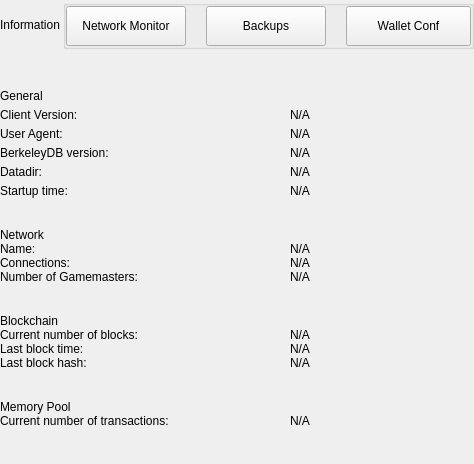
<?xml version="1.0" encoding="UTF-8"?>
<ui version="4.0">
 <class>SettingsInformationWidget</class>
 <widget class="QWidget" name="SettingsInformationWidget">
  <property name="geometry">
   <rect>
    <x>0</x>
    <y>0</y>
    <width>474</width>
    <height>464</height>
   </rect>
  </property>
  <property name="windowTitle">
   <string notr="true">N/A</string>
  </property>
  <layout class="QVBoxLayout" name="verticalLayout">
   <property name="spacing">
    <number>0</number>
   </property>
   <property name="leftMargin">
    <number>0</number>
   </property>
   <property name="topMargin">
    <number>0</number>
   </property>
   <property name="rightMargin">
    <number>0</number>
   </property>
   <property name="bottomMargin">
    <number>0</number>
   </property>
   <item>
    <widget class="QWidget" name="left" native="true">
     <layout class="QVBoxLayout" name="verticalLayout_3">
      <property name="leftMargin">
       <number>0</number>
      </property>
      <property name="topMargin">
       <number>0</number>
      </property>
      <property name="rightMargin">
       <number>0</number>
      </property>
      <property name="bottomMargin">
       <number>0</number>
      </property>
      <item>
       <layout class="QVBoxLayout" name="verticalLayout_2">
        <property name="spacing">
         <number>0</number>
        </property>
        <item>
         <layout class="QHBoxLayout" name="horizontalLayout_3">
          <property name="spacing">
           <number>0</number>
          </property>
          <item>
           <widget class="QLabel" name="labelTitle">
            <property name="text">
             <string>Information</string>
            </property>
           </widget>
          </item>
          <item>
           <spacer name="horizontalSpacer">
            <property name="orientation">
             <enum>Qt::Horizontal</enum>
            </property>
            <property name="sizeHint" stdset="0">
             <size>
              <width>40</width>
              <height>20</height>
             </size>
            </property>
           </spacer>
          </item>
          <item>
           <widget class="QGroupBox" name="groupBox">
            <property name="title">
             <string/>
            </property>
            <layout class="QHBoxLayout" name="horizontalLayout_4">
             <property name="spacing">
              <number>20</number>
             </property>
             <property name="leftMargin">
              <number>0</number>
             </property>
             <property name="topMargin">
              <number>0</number>
             </property>
             <property name="rightMargin">
              <number>0</number>
             </property>
             <property name="bottomMargin">
              <number>0</number>
             </property>
             <item>
              <widget class="QPushButton" name="pushButtonNetworkMonitor">
               <property name="minimumSize">
                <size>
                 <width>120</width>
                 <height>40</height>
                </size>
               </property>
               <property name="maximumSize">
                <size>
                 <width>16777215</width>
                 <height>40</height>
                </size>
               </property>
               <property name="focusPolicy">
                <enum>Qt::NoFocus</enum>
               </property>
               <property name="text">
                <string>Network Monitor</string>
               </property>
              </widget>
             </item>
             <item>
              <widget class="QPushButton" name="pushButtonBackups">
               <property name="minimumSize">
                <size>
                 <width>120</width>
                 <height>40</height>
                </size>
               </property>
               <property name="maximumSize">
                <size>
                 <width>120</width>
                 <height>40</height>
                </size>
               </property>
               <property name="focusPolicy">
                <enum>Qt::NoFocus</enum>
               </property>
               <property name="text">
                <string>Backups</string>
               </property>
               <property name="checkable">
                <bool>false</bool>
               </property>
               <property name="autoExclusive">
                <bool>false</bool>
               </property>
              </widget>
             </item>
             <item>
              <widget class="QPushButton" name="pushButtonFile">
               <property name="minimumSize">
                <size>
                 <width>125</width>
                 <height>40</height>
                </size>
               </property>
               <property name="maximumSize">
                <size>
                 <width>125</width>
                 <height>40</height>
                </size>
               </property>
               <property name="focusPolicy">
                <enum>Qt::NoFocus</enum>
               </property>
               <property name="text">
                <string>Wallet Conf</string>
               </property>
               <property name="checkable">
                <bool>false</bool>
               </property>
               <property name="checked">
                <bool>false</bool>
               </property>
               <property name="autoExclusive">
                <bool>false</bool>
               </property>
              </widget>
             </item>
            </layout>
           </widget>
          </item>
         </layout>
        </item>
        <item>
         <spacer name="verticalSpacer_2">
          <property name="orientation">
           <enum>Qt::Vertical</enum>
          </property>
          <property name="sizeType">
           <enum>QSizePolicy::Fixed</enum>
          </property>
          <property name="sizeHint" stdset="0">
           <size>
            <width>20</width>
            <height>40</height>
           </size>
          </property>
         </spacer>
        </item>
        <item>
         <widget class="QWidget" name="layoutOptions1" native="true">
          <layout class="QVBoxLayout" name="verticalLayout_9">
           <property name="spacing">
            <number>5</number>
           </property>
           <property name="leftMargin">
            <number>0</number>
           </property>
           <property name="topMargin">
            <number>0</number>
           </property>
           <property name="rightMargin">
            <number>0</number>
           </property>
           <property name="bottomMargin">
            <number>10</number>
           </property>
           <item>
            <widget class="QLabel" name="labelTitleGeneral">
             <property name="text">
              <string>General</string>
             </property>
            </widget>
           </item>
           <item>
            <layout class="QHBoxLayout" name="horizontalLayout" stretch="0,1">
             <property name="spacing">
              <number>0</number>
             </property>
             <item>
              <widget class="QLabel" name="labelTitleClient">
               <property name="minimumSize">
                <size>
                 <width>290</width>
                 <height>0</height>
                </size>
               </property>
               <property name="maximumSize">
                <size>
                 <width>290</width>
                 <height>16777215</height>
                </size>
               </property>
               <property name="text">
                <string>Client Version:</string>
               </property>
              </widget>
             </item>
             <item>
              <widget class="QLabel" name="labelInfoClient">
               <property name="cursor">
                <cursorShape>IBeamCursor</cursorShape>
               </property>
               <property name="textInteractionFlags">
                <set>Qt::LinksAccessibleByMouse|Qt::TextSelectableByKeyboard|Qt::TextSelectableByMouse</set>
               </property>
               <property name="text">
                <string notr="true">N/A</string>
               </property>
              </widget>
             </item>
            </layout>
           </item>
           <item>
            <layout class="QHBoxLayout" name="horizontalAgent" stretch="0,1">
             <property name="spacing">
              <number>0</number>
             </property>
             <item>
              <widget class="QLabel" name="labelTitleAgent">
               <property name="minimumSize">
                <size>
                 <width>290</width>
                 <height>0</height>
                </size>
               </property>
               <property name="maximumSize">
                <size>
                 <width>290</width>
                 <height>16777215</height>
                </size>
               </property>
               <property name="text">
                <string>User Agent:</string>
               </property>
              </widget>
             </item>
             <item>
              <widget class="QLabel" name="labelInfoAgent">
               <property name="cursor">
                <cursorShape>IBeamCursor</cursorShape>
               </property>
               <property name="textInteractionFlags">
                <set>Qt::LinksAccessibleByMouse|Qt::TextSelectableByKeyboard|Qt::TextSelectableByMouse</set>
               </property>
               <property name="text">
                <string notr="true">N/A</string>
               </property>
              </widget>
             </item>
            </layout>
           </item>
           <item>
            <layout class="QHBoxLayout" name="horizontalBerkely" stretch="0,1">
             <property name="spacing">
              <number>0</number>
             </property>
             <item>
              <widget class="QLabel" name="labelTitleBerkeley">
               <property name="minimumSize">
                <size>
                 <width>290</width>
                 <height>0</height>
                </size>
               </property>
               <property name="maximumSize">
                <size>
                 <width>290</width>
                 <height>16777215</height>
                </size>
               </property>
               <property name="text">
                <string>BerkeleyDB version:</string>
               </property>
              </widget>
             </item>
             <item>
              <widget class="QLabel" name="labelInfoBerkeley">
               <property name="cursor">
                <cursorShape>IBeamCursor</cursorShape>
               </property>
               <property name="textInteractionFlags">
                <set>Qt::LinksAccessibleByMouse|Qt::TextSelectableByKeyboard|Qt::TextSelectableByMouse</set>
               </property>
               <property name="text">
                <string notr="true">N/A</string>
               </property>
              </widget>
             </item>
            </layout>
           </item>
           <item>
            <layout class="QHBoxLayout" name="horizontalDataDir" stretch="0,1">
             <property name="spacing">
              <number>0</number>
             </property>
             <item>
              <widget class="QLabel" name="labelTitleDataDir">
               <property name="minimumSize">
                <size>
                 <width>290</width>
                 <height>0</height>
                </size>
               </property>
               <property name="maximumSize">
                <size>
                 <width>290</width>
                 <height>16777215</height>
                </size>
               </property>
               <property name="text">
                <string>Datadir:</string>
               </property>
              </widget>
             </item>
             <item>
              <widget class="QLabel" name="labelInfoDataDir">
               <property name="cursor">
                <cursorShape>IBeamCursor</cursorShape>
               </property>
               <property name="textInteractionFlags">
                <set>Qt::LinksAccessibleByMouse|Qt::TextSelectableByKeyboard|Qt::TextSelectableByMouse</set>
               </property>
               <property name="text">
                <string notr="true">N/A</string>
               </property>
               <property name="wordWrap">
                <bool>true</bool>
               </property>
              </widget>
             </item>
            </layout>
           </item>
           <item>
            <layout class="QHBoxLayout" name="horizontalTime" stretch="0,1">
             <property name="spacing">
              <number>0</number>
             </property>
             <item>
              <widget class="QLabel" name="labelTitleTime">
               <property name="minimumSize">
                <size>
                 <width>290</width>
                 <height>0</height>
                </size>
               </property>
               <property name="maximumSize">
                <size>
                 <width>290</width>
                 <height>16777215</height>
                </size>
               </property>
               <property name="text">
                <string>Startup time:</string>
               </property>
              </widget>
             </item>
             <item>
              <widget class="QLabel" name="labelInfoTime">
               <property name="cursor">
                <cursorShape>IBeamCursor</cursorShape>
               </property>
               <property name="textInteractionFlags">
                <set>Qt::LinksAccessibleByMouse|Qt::TextSelectableByKeyboard|Qt::TextSelectableByMouse</set>
               </property>
               <property name="text">
                <string notr="true">N/A</string>
               </property>
              </widget>
             </item>
            </layout>
           </item>
          </layout>
         </widget>
        </item>
        <item>
         <spacer name="verticalSpacer_3">
          <property name="orientation">
           <enum>Qt::Vertical</enum>
          </property>
          <property name="sizeType">
           <enum>QSizePolicy::Minimum</enum>
          </property>
          <property name="sizeHint" stdset="0">
           <size>
            <width>20</width>
            <height>20</height>
           </size>
          </property>
         </spacer>
        </item>
        <item>
         <widget class="QLabel" name="labelTitleNetwork">
          <property name="text">
           <string>Network</string>
          </property>
         </widget>
        </item>
        <item>
         <layout class="QHBoxLayout" name="horizontalName" stretch="0,1">
          <property name="spacing">
           <number>0</number>
          </property>
          <item>
           <widget class="QLabel" name="labelTitleName">
            <property name="minimumSize">
             <size>
              <width>290</width>
              <height>0</height>
             </size>
            </property>
            <property name="maximumSize">
             <size>
              <width>290</width>
              <height>16777215</height>
             </size>
            </property>
            <property name="text">
             <string>Name:</string>
            </property>
           </widget>
          </item>
          <item>
           <widget class="QLabel" name="labelInfoName">
            <property name="cursor">
             <cursorShape>IBeamCursor</cursorShape>
            </property>
            <property name="textInteractionFlags">
             <set>Qt::LinksAccessibleByMouse|Qt::TextSelectableByKeyboard|Qt::TextSelectableByMouse</set>
            </property>
            <property name="text">
             <string notr="true">N/A</string>
            </property>
           </widget>
          </item>
         </layout>
        </item>
        <item>
         <layout class="QHBoxLayout" name="horizontalConnections" stretch="0,1">
          <property name="spacing">
           <number>0</number>
          </property>
          <item>
           <widget class="QLabel" name="labelTitleConnections">
            <property name="minimumSize">
             <size>
              <width>290</width>
              <height>0</height>
             </size>
            </property>
            <property name="maximumSize">
             <size>
              <width>290</width>
              <height>16777215</height>
             </size>
            </property>
            <property name="text">
             <string>Connections:</string>
            </property>
           </widget>
          </item>
          <item>
           <widget class="QLabel" name="labelInfoConnections">
            <property name="cursor">
             <cursorShape>IBeamCursor</cursorShape>
            </property>
            <property name="textInteractionFlags">
             <set>Qt::LinksAccessibleByMouse|Qt::TextSelectableByKeyboard|Qt::TextSelectableByMouse</set>
            </property>
            <property name="text">
             <string notr="true">N/A</string>
            </property>
           </widget>
          </item>
         </layout>
        </item>
        <item>
         <widget class="QWidget" name="layoutOptions2" native="true">
          <layout class="QHBoxLayout" name="horizontalGamemasters" stretch="0,1">
           <property name="spacing">
             <number>0</number>
           </property>
           <property name="leftMargin">
            <number>0</number>
           </property>
           <property name="topMargin">
            <number>0</number>
           </property>
           <property name="rightMargin">
            <number>0</number>
           </property>
           <property name="bottomMargin">
            <number>10</number>
           </property>
           <item>
            <widget class="QLabel" name="labelTitleGamemasters">
             <property name="minimumSize">
              <size>
               <width>290</width>
               <height>0</height>
              </size>
             </property>
             <property name="maximumSize">
              <size>
               <width>290</width>
               <height>16777215</height>
              </size>
             </property>
             <property name="text">
              <string>Number of Gamemasters:</string>
             </property>
            </widget>
           </item>
           <item>
            <widget class="QLabel" name="labelInfoGamemasters">
             <property name="cursor">
              <cursorShape>IBeamCursor</cursorShape>
             </property>
             <property name="textInteractionFlags">
              <set>Qt::LinksAccessibleByMouse|Qt::TextSelectableByKeyboard|Qt::TextSelectableByMouse</set>
             </property>
             <property name="text">
              <string notr="true">N/A</string>
             </property>
            </widget>
           </item>
          </layout>
         </widget>
        </item>
        <item>
         <spacer name="verticalSpacer_4">
          <property name="orientation">
           <enum>Qt::Vertical</enum>
          </property>
          <property name="sizeType">
           <enum>QSizePolicy::Minimum</enum>
          </property>
          <property name="sizeHint" stdset="0">
           <size>
            <width>20</width>
            <height>20</height>
           </size>
          </property>
         </spacer>
        </item>
        <item>
         <widget class="QLabel" name="labelTitleBlockchain">
          <property name="text">
           <string>Blockchain</string>
          </property>
         </widget>
        </item>
        <item>
         <layout class="QHBoxLayout" name="horizontalBlockNumber" stretch="0,1">
          <property name="spacing">
           <number>0</number>
          </property>
          <item>
           <widget class="QLabel" name="labelTitleBlockNumber">
            <property name="minimumSize">
             <size>
              <width>290</width>
              <height>0</height>
             </size>
            </property>
            <property name="maximumSize">
             <size>
              <width>290</width>
              <height>16777215</height>
             </size>
            </property>
            <property name="text">
             <string>Current number of blocks:</string>
            </property>
           </widget>
          </item>
          <item>
           <widget class="QLabel" name="labelInfoBlockNumber">
            <property name="cursor">
             <cursorShape>IBeamCursor</cursorShape>
            </property>
            <property name="textInteractionFlags">
             <set>Qt::LinksAccessibleByMouse|Qt::TextSelectableByKeyboard|Qt::TextSelectableByMouse</set>
            </property>
            <property name="text">
             <string notr="true">N/A</string>
            </property>
           </widget>
          </item>
         </layout>
        </item>
        <item>
         <layout class="QHBoxLayout" name="horizontalBlockTime" stretch="0,1">
          <property name="spacing">
           <number>0</number>
          </property>
          <item>
           <widget class="QLabel" name="labelTitleBlockTime">
            <property name="minimumSize">
             <size>
              <width>290</width>
              <height>0</height>
             </size>
            </property>
            <property name="maximumSize">
             <size>
              <width>290</width>
              <height>16777215</height>
             </size>
            </property>
            <property name="text">
             <string>Last block time:</string>
            </property>
           </widget>
          </item>
          <item>
           <widget class="QLabel" name="labelInfoBlockTime">
            <property name="cursor">
             <cursorShape>IBeamCursor</cursorShape>
            </property>
            <property name="textInteractionFlags">
             <set>Qt::LinksAccessibleByMouse|Qt::TextSelectableByKeyboard|Qt::TextSelectableByMouse</set>
            </property>
            <property name="text">
             <string notr="true">N/A</string>
            </property>
           </widget>
          </item>
         </layout>
        </item>
        <item>
         <widget class="QWidget" name="layoutOptions3" native="true">
          <layout class="QHBoxLayout" name="horizontalBlockHash" stretch="0,1">
           <property name="spacing">
            <number>0</number>
           </property>
           <property name="leftMargin">
            <number>0</number>
           </property>
           <property name="topMargin">
            <number>0</number>
           </property>
           <property name="rightMargin">
            <number>0</number>
           </property>
           <property name="bottomMargin">
            <number>10</number>
           </property>
           <item>
            <widget class="QLabel" name="labelTitleBlockHash">
             <property name="minimumSize">
              <size>
               <width>290</width>
               <height>0</height>
              </size>
             </property>
             <property name="maximumSize">
              <size>
               <width>290</width>
               <height>16777215</height>
              </size>
             </property>
             <property name="text">
              <string>Last block hash:</string>
             </property>
            </widget>
           </item>
           <item>
            <widget class="QLabel" name="labelInfoBlockHash">
             <property name="cursor">
              <cursorShape>IBeamCursor</cursorShape>
             </property>
             <property name="textInteractionFlags">
              <set>Qt::LinksAccessibleByMouse|Qt::TextSelectableByKeyboard|Qt::TextSelectableByMouse</set>
             </property>
             <property name="text">
              <string notr="true">N/A</string>
             </property>
            </widget>
           </item>
          </layout>
         </widget>
        </item>
        <item>
         <spacer name="verticalSpacer_5">
          <property name="orientation">
           <enum>Qt::Vertical</enum>
          </property>
          <property name="sizeType">
           <enum>QSizePolicy::Fixed</enum>
          </property>
          <property name="sizeHint" stdset="0">
           <size>
            <width>20</width>
            <height>20</height>
           </size>
          </property>
         </spacer>
        </item>
        <item>
         <widget class="QLabel" name="labelTitleMemory">
          <property name="text">
           <string>Memory Pool</string>
          </property>
         </widget>
        </item>
        <item>
         <layout class="QHBoxLayout" name="horizontalNumberTransactions" stretch="0,1">
          <property name="spacing">
           <number>0</number>
          </property>
          <item>
           <widget class="QLabel" name="labelTitleNumberTransactions">
            <property name="minimumSize">
             <size>
              <width>290</width>
              <height>0</height>
             </size>
            </property>
            <property name="maximumSize">
             <size>
              <width>290</width>
              <height>16777215</height>
             </size>
            </property>
            <property name="text">
             <string>Current number of transactions:</string>
            </property>
           </widget>
          </item>
          <item>
           <widget class="QLabel" name="labelInfoNumberTransactions">
            <property name="text">
             <string notr="true">N/A</string>
            </property>
           </widget>
          </item>
         </layout>
        </item>
        <item>
         <spacer name="verticalSpacer">
          <property name="orientation">
           <enum>Qt::Vertical</enum>
          </property>
          <property name="sizeHint" stdset="0">
           <size>
            <width>20</width>
            <height>40</height>
           </size>
          </property>
         </spacer>
        </item>
       </layout>
      </item>
     </layout>
    </widget>
   </item>
  </layout>
 </widget>
 <resources/>
 <connections/>
</ui>
